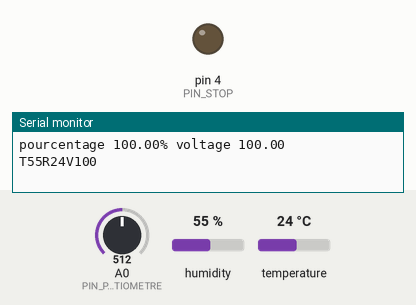
This sketch was run on a simulated Arduino Uno, built with avr-gcc and run on an emulated ATmega328P. On the bench: output pins drawn as LEDs (lit = HIGH), the last lines printed to the serial monitor. Dashed ring = blinking. The inputs (shaded band) are chosen by the test bench; at power-on: A0 (PIN_POTENTIOMETRE) = 512, humidity 55 %, temperature 24 °C. No radio packets arrive unless stated.

Above: at 1.8 s.
At 3.9 s:
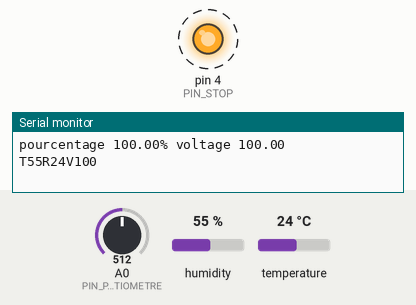
Timing chart, 0 to 5.9 s (numbered marks = the images above):
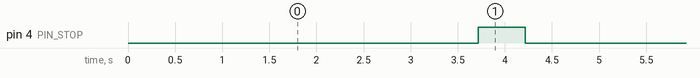

The sketch:

CODE_MODULE_TEMP_HUM_tp_5110.ino
```cpp
#include "DHT.h"
#include <SPI.h>
#include <RF24_config.h>
#include <nRF24L01.h>
#include <RF24.h>
#include "printf.h"
#define VREF  3.3//batterie
#define PIN_POTENTIOMETRE A0  //batterie
#define RF24_CEPIN 9 // broche ce du spi
#define RF24_CSPIN 10 // broche cs du spi

# define PIN_STOP 4 //led visu selection 24h

float voltage =0;
float tensionbat=0;
float pourcentage=0;
float ref =0;

float BatterieMaxi=100;
float BatterieMini=73;
float BatterieActuelle;
float diff=0;

byte varCompteur = 0; // La variable compteur

RF24 radio(RF24_CEPIN, RF24_CSPIN); // le module
char payload[32+1] = {0}; // champ payload (de 0 à 32 octets)
const uint64_t txPipe = 0xE8E8E8E8E8LL; // adresse du canal de transmission
// cette adresse doit être identique à l'adresse du canal de réception du récepteur
const uint64_t rxPipe = 0xF6F6F6F6F1LL; // adresse du canal de réception
// cette adresse doit être identique à l'adresse du canal de transmission du récepteur
/***************************************************************************/


#define DHTPIN 2     // Digital pin connected to the DHT sensor
// Feather HUZZAH ESP8266 note: use pins 3, 4, 5, 12, 13 or 14 --
// Pin 15 can work but DHT must be disconnected during program upload.


#define DHTTYPE DHT22   // DHT 22  (AM2302), AM2321


// Initialize DHT sensor.
// Note that older versions of this library took an optional third parameter to
// tweak the timings for faster processors.  This parameter is no longer needed
// as the current DHT reading algorithm adjusts itself to work on faster procs.
DHT dht(DHTPIN, DHTTYPE);

byte Compteur  = 0; // La variable compteur (TIMER2 )
byte Compteur1 = 0; // La variable compteur pour interval )

// déclaration des variables
int humiditee = 0 ;
int temperature = 0 ;
int interval=2;


void setup(){


Serial.begin(9600);
Serial.println(F("DHTxx test!"));

//*****Compteur 2 pour base de tps fonction interval envoie  message
    cli(); // Désactive l'interruption globale
    bitClear (TCCR2A, WGM20); // WGM20 = 0
    bitClear (TCCR2A, WGM21); // WGM21 = 0
    TCCR2B = 0b00000110; // Clock / 256 soit 16 micro-s et WGM22 = 0
    TIMSK2 = 0b00000001; // Interruption locale autorisée par TOIE2
    sei(); // Active l'interruption globale


    dht.begin();
// communication
    printf_begin();
    radio.begin();
    radio.printDetails(); // affiche les caractéristiques spécifiques au module

// Initialisations radio :
// - validation d'une gestion dynamique de la taille du payload
radio.enableDynamicPayloads(); // payload de taille variable
// - réglage de la vitesse de transmission des données
radio.setDataRate(RF24_1MBPS); // 1 Mbits/s
// - réglage de la puissance de l'amplificateur de transmission
radio.setPALevel(RF24_PA_LOW); // puissance maxi
// - réglage de la fréquence du canal de transmission
radio.setChannel(0x10); // ici fréquence = 2,4GHz + 16*1Mhz
// - réglage du nombre et du retard des réitérations avant l'abandon des transmissions
// delais 4 ms, 15 essais ( 0 - 250us, 15 - 4000us )
radio.setRetries(15,15); // essais & délais
radio.openWritingPipe(txPipe); // ouverture du canal logique de transmission
radio.openReadingPipe(1,rxPipe); // ouverture du canal de réception (n° pipe de 0 à 5, adresse)
radio.setAutoAck(true); // valide les acquittements automatiques
radio.startListening(); // commence l'écoute sur les canaux ouverts pour la lecture
}
/***************************************************************************/
void loop() {
    voltage=analogRead(A0);
    tensionbat =map(voltage,0,1023,0,100);

   BatterieActuelle =tensionbat*2;
   pourcentage=((BatterieActuelle-BatterieMini)/(BatterieMaxi-BatterieMini))*100;


//*********appel de la fonction  pour stopper le nrf 24l01************//
      if (Compteur1>interval)//condition 10s de marche
        {
         NRF24L01Stop(); //appel de la fonction
        }
// Wait a few seconds between measurements.
  delay(1000);
// à faire toutes les 500 ms : {
// lecture des 3 voies de l'ADXL335
 humiditee =dht.readHumidity()  ;
int temperature = dht.readTemperature() ;


  // Reading temperature or humidity takes about 250 milliseconds!
  // Sensor readings may also be up to 2 seconds 'old' (its a very slow sensor)
  float h = dht.readHumidity();
  // Read temperature as Celsius (the default)
  float t = dht.readTemperature();
  // Read temperature as Fahrenheit (isFahrenheit = true)
  float f = dht.readTemperature(true);

    // Check if any reads failed and exit early (to try again).
  if (isnan(h) || isnan(t) || isnan(f)) {
    Serial.println(F("Failed to read from DHT sensor!"));

    return;
  }

    // Compute heat index in Fahrenheit (the default)
  float hif = dht.computeHeatIndex(f, h);
  // Compute heat index in Celsius (isFahreheit = false)
  float hic = dht.computeHeatIndex(t, h, false);

  Serial.print(F("Humidity: "));
  Serial.print(h);
  Serial.print(F("%  Temperature: "));
  Serial.print(t);
  Serial.print(F("°C "));
  Serial.print(f);
  Serial.print(F("°F  Heat index: "));
  Serial.print(hic);
  Serial.print(F("°C "));
  Serial.print(hif);
  Serial.println(F("°F"));
  Serial.print(F("pourcentage "));
  Serial.print(pourcentage);
  Serial.print(F("% "));
  Serial.print(F("voltage "));
  Serial.print(BatterieActuelle);
//Serial.print(F("v "));
  Serial.print('\n');


// formation du payload"%d"
//sprintf(payload,"T%dR%dV%d", (int)humiditee, (int)temperature, (int)DeltaVertical);
sprintf(payload,"T%dR%dV%d", (int)humiditee, (int)temperature, (int)pourcentage);
Serial.println(payload); //Serial.print('\t');
 if (!radio.testCarrier()) { // vérification si canal disponible
// envoi du payload
radio.stopListening(); // en émission
radio.write((void *)payload, strlen(payload));
radio.startListening();
 }
// }
}


//********** routine d'interruption du timer2*******************//
ISR (TIMER2_OVF_vect){
    // 256-6 --> 250X16uS = 4mS
    // Recharge le timer pour que la prochaine interruption se déclenche dans 4mS
    TCNT2 = 6;

    if (Compteur++ == 250) {
      //250*4mS = 1S
      Compteur = 0;

     }
  if (Compteur == 250)
     {
      Compteur1 = Compteur1 + 1;
     }
    }

 //********fonction pour séquence d arret du NRF24l01 sur la pin 4
void NRF24L01Stop(){
  if (Compteur1>=interval){
      pinMode(4, OUTPUT);
      digitalWrite(4, LOW);
      delay(500);
      digitalWrite(4, HIGH);
      delay(500);
      digitalWrite(4, LOW);
      delay(500);
      }
     }
```

Measured:
- by itself, pin 4 (PIN_STOP): alternates HIGH for 0.50 s and LOW for 2.1 s
- by itself, everything shown: repeats every 51.5 s, in 40 steps
